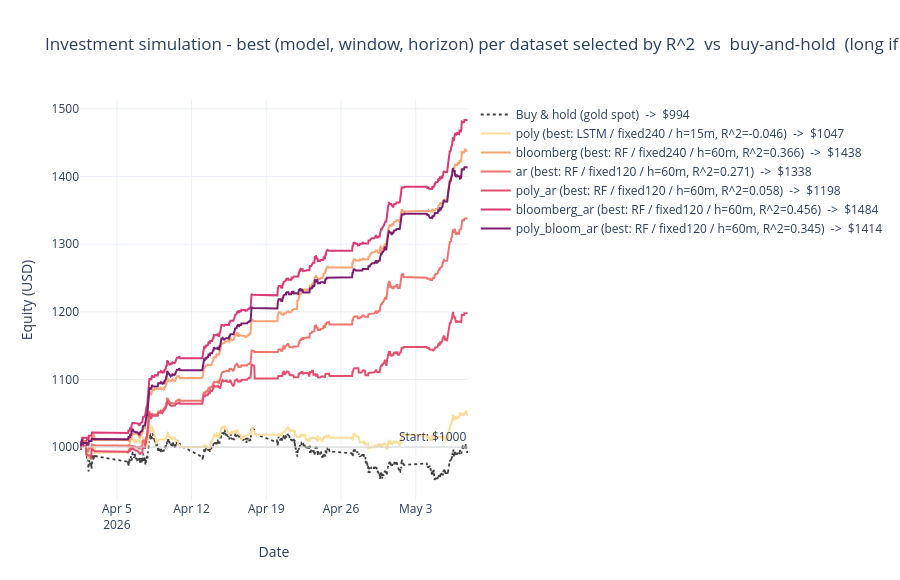

This figure's notebook cell:
### Markdown cell above
## Graph 12 - Investment simulation: equity curves vs buy-and-hold

Ports the long/flat backtester from `Model_Case_Scenario.ipynb` Cell 8. For each available `(dataset, model, window)` at the chosen horizon, the simulator decides once every `horizon_min / BAR_MINUTES` bars: long if `y_pred > 0`, otherwise flat. Equity = `starting_cash * exp(cumsum(position * realised_logret))`. Buy-and-hold is the same realised return stream with `position = 1` at every step.

Only the top-N strategies by terminal value are plotted to keep the chart legible; the rest live in `g12_summary_df` below.

### Code cell
# %% -- GRAPH 12 : INVESTMENT SIMULATION (Plotly equity curves) -------
# Selection rule: for each dataset, pick the (model, window, horizon)
# combination with the highest out-of-sample R^2 across ALL horizons --
# i.e. the best architecture AND best forecast horizon for that dataset --
# subject to the constraint that a predictions.csv sidecar exists on disk
# (so we have an actual y_pred time series to drive the long/flat policy).
# Then simulate each combo with stride = horizon // BAR_MINUTES.
G12_STARTING_CASH = 1000.0


def _simulate_strategy(
    timestamps, y_pred, gold_close, stride,
    starting_cash=1000.0,
):
    """Port of Model_Case_Scenario.simulate_strategy (long/flat, fixed stride)."""
    timestamps = pd.DatetimeIndex(timestamps)
    y_pred = np.asarray(y_pred, dtype=float)
    n = len(timestamps)
    decision_idx = np.arange(0, n - stride, stride, dtype=int)
    if len(decision_idx) == 0:
        raise ValueError(f'Not enough timestamps ({n}) for stride={stride}')
    decision_times = timestamps[decision_idx]
    next_times     = timestamps[decision_idx + stride]
    decision_preds = y_pred[decision_idx]

    closes      = gold_close.reindex(decision_times).to_numpy(dtype=float)
    closes_next = gold_close.reindex(next_times).to_numpy(dtype=float)
    valid = ~(np.isnan(closes) | np.isnan(closes_next))
    if not valid.all():
        decision_times = decision_times[valid]
        next_times     = next_times[valid]
        decision_preds = decision_preds[valid]
        closes         = closes[valid]
        closes_next    = closes_next[valid]

    realised  = np.log(closes_next) - np.log(closes)
    positions = (decision_preds > 0).astype(int)

    strategy_logrets = positions * realised
    equity_strategy  = starting_cash * np.exp(np.cumsum(strategy_logrets))
    return {
        'decision_times':  decision_times,
        'equity_strategy': equity_strategy,
        'terminal':        float(equity_strategy[-1]),
        'positions':       positions,
        'n_trades':        int((np.diff(np.concatenate(([0], positions))) != 0).sum()),
        'pct_time_long':   float(positions.mean()),
    }


if (not PREDICTION_FILES) or ALL_SUMMARY.empty:
    print('No prediction sidecars or summary data -> skipping Graph 12.')
    g12_summary_df = pd.DataFrame()
else:
    _gold_close = gold['gold_close'].sort_index()
    _gold_close = _gold_close[~_gold_close.index.duplicated(keep='last')]

    # --- Per-dataset: best (model, window, horizon) by R^2 with a predictions.csv ---
    _all_valid = ALL_SUMMARY.dropna(subset=['r2'])
    _best_per_dataset = {}
    _missing_datasets = []
    _datasets_seen = [d for d in CANONICAL_DATASET_ORDER if d in set(_all_valid['dataset'])]
    for extra in sorted(set(_all_valid['dataset']) - set(_datasets_seen)):
        _datasets_seen.append(extra)

    for ds in _datasets_seen:
        _rows_ds = (
            _all_valid[_all_valid['dataset'] == ds]
            .sort_values('r2', ascending=False, kind='stable')
        )
        for _, _r in _rows_ds.iterrows():
            _h_this = int(_r['horizon_min'])
            _k = (str(_r['model']), str(_r['window']), str(_r['dataset']), _h_this)
            _p = PREDICTION_FILES.get(_k)
            if _p is None:
                continue
            _best_per_dataset[ds] = {
                'model':   _r['model'],
                'window':  _r['window'],
                'horizon': _h_this,
                'r2':      float(_r['r2']),
                'dir_acc': float(_r['dir_acc']) if pd.notna(_r['dir_acc']) else float('nan'),
                'path':    _p,
            }
            break
        else:
            _missing_datasets.append(ds)

    if _missing_datasets:
        print(
            f'  [info] No (model, window, horizon) with predictions.csv for: '
            f'{_missing_datasets}.  They will be omitted from Graph 12.'
        )

    if not _best_per_dataset:
        print('  [warn] No usable strategies -> skipping Graph 12.')
        g12_summary_df = pd.DataFrame()
    else:
        _sims = {}
        _rows = []
        for ds, info in _best_per_dataset.items():
            try:
                df_pred = pd.read_csv(
                    info['path'], parse_dates=['timestamp']
                ).sort_values('timestamp')
            except Exception as exc:
                print(f'  [warn] could not read {info["path"].name}: {exc}')
                continue
            y_pred = df_pred['y_pred'].to_numpy()
            stride = max(1, info['horizon'] // BAR_MINUTES)
            try:
                sim = _simulate_strategy(
                    df_pred['timestamp'].tolist(), y_pred, _gold_close,
                    stride, starting_cash=G12_STARTING_CASH,
                )
            except Exception as exc:
                print(
                    f'  [warn] sim failed for {ds}/{info["model"]}/'
                    f'{info["window"]}/h={info["horizon"]}: {exc}'
                )
                continue
            _sims[ds] = sim
            _rows.append({
                'dataset':       ds,
                'model':         info['model'],
                'window':        info['window'],
                'horizon_min':   info['horizon'],
                'r2':            info['r2'],
                'dir_acc':       info['dir_acc'],
                'terminal':      sim['terminal'],
                'total_return':  sim['terminal'] / G12_STARTING_CASH - 1,
                'n_trades':      sim['n_trades'],
                'pct_time_long': sim['pct_time_long'],
            })

        g12_summary_df = (
            pd.DataFrame(_rows)
            .sort_values('terminal', ascending=False)
            .reset_index(drop=True)
        )

        if not _sims:
            print('No simulations produced results -> skipping Graph 12.')
        else:
            # --- Buy-and-hold derived directly from gold prices ----------
            # Textbook B&H: buy at start of the union test window, hold to
            # end. Stride-independent so it does not depend on which model
            # 'happened to' have the widest decision-time set.
            _t_start = min(sim['decision_times'][0]  for sim in _sims.values())
            _t_end   = max(sim['decision_times'][-1] for sim in _sims.values())
            _bh_prices = _gold_close.loc[
                (_gold_close.index >= _t_start) & (_gold_close.index <= _t_end)
            ].dropna()
            if not _bh_prices.empty and _bh_prices.iloc[0] > 0:
                _bh_times  = _bh_prices.index
                _bh_equity = G12_STARTING_CASH * (
                    _bh_prices.values / float(_bh_prices.iloc[0])
                )
            else:
                _bh_times  = None
                _bh_equity = None
                print('  [warn] Could not build B&H curve from gold prices.')

            fig_g12 = go.Figure()
            if _bh_equity is not None:
                fig_g12.add_trace(go.Scatter(
                    x=_bh_times, y=_bh_equity,
                    mode='lines',
                    name=f'Buy &amp; hold (gold spot)  ->  ${_bh_equity[-1]:.0f}',
                    line=dict(color='black', dash='dot', width=1.8),
                    opacity=0.75,
                ))

            _ordered_ds = [d for d in CANONICAL_DATASET_ORDER if d in _sims]
            for extra in sorted(set(_sims) - set(_ordered_ds)):
                _ordered_ds.append(extra)

            _colors = palette_colors(max(2, len(_ordered_ds)))
            for color, ds in zip(_colors, _ordered_ds):
                sim = _sims[ds]
                info = _best_per_dataset[ds]
                _label = (
                    f"{_display_dataset(ds)} (best: "
                    f"{_display_model(info['model'])} / {info['window']} / "
                    f"h={info['horizon']}m, R^2={info['r2']:.3f})  ->  "
                    f"${sim['terminal']:.0f}"
                )
                fig_g12.add_trace(go.Scatter(
                    x=sim['decision_times'], y=sim['equity_strategy'],
                    mode='lines', name=_label,
                    line=dict(color=color, width=2),
                ))

            fig_g12.add_hline(
                y=G12_STARTING_CASH, line_color='lightgray', line_width=1,
                annotation_text=f'Start: ${G12_STARTING_CASH:.0f}',
            )
            fig_g12.update_layout(
                title=(
                    'Investment simulation - best (model, window, horizon) per '
                    'dataset selected by R^2  vs  buy-and-hold  '
                    '(long if y_pred > 0, else flat, '
                    f'start ${G12_STARTING_CASH:.0f})'
                ),
                xaxis_title='Date',
                yaxis_title='Equity (USD)',
                height=580, hovermode='x unified',
            )
            fig_g12.show()

            print(
                '\nBest strategy per dataset (selected by R^2, '
                'searched across all horizons):'
            )
            with pd.option_context('display.float_format', '{:,.4f}'.format):
                print(g12_summary_df.to_string(index=False))
            print(
                '\nNote: a model with low / negative R^2 can still backtest above '
                'B&H if (a) gold rose over the sample and pct_time_long is around '
                '0.5 (passive half-stake captures roughly half the B&H gain), or '
                '(b) the long/flat rule only uses the SIGN of y_pred and ignores '
                'magnitude errors that R^2 punishes most. Inspect the '
                '`pct_time_long`, `n_trades`, and `dir_acc` columns above to '
                'sanity-check.'
            )

### Figure 1 — Plotly figure (JSON) as saved in the notebook; plotly's stock layout.template omitted (floating-point values rounded to 4 significant figures; data arrays with more than 128 entries replaced by an {"elided": "..."} marker saying what was removed)
{"data": [{"line": {"color": "black", "dash": "dot", "width": 1.8}, "mode": "lines", "name": "Buy &amp; hold (gold spot)  ->  $994", "opacity": 0.75, "type": "scatter", "x": {"elided": "7009 str values"}, "y": {"elided": "7009 float values"}}, {"line": {"color": "#fcde9c", "width": 2}, "mode": "lines", "name": "poly (best: LSTM / fixed240 / h=15m, R^2=-0.046)  ->  $1047", "type": "scatter", "x": {"elided": "2297 str values"}, "y": {"elided": "2297 float values"}}, {"line": {"color": "#faa476", "width": 2}, "mode": "lines", "name": "bloomberg (best: RF / fixed240 / h=60m, R^2=0.366)  ->  $1438", "type": "scatter", "x": {"elided": "574 str values"}, "y": {"elided": "574 float values"}}, {"line": {"color": "#f0746e", "width": 2}, "mode": "lines", "name": "ar (best: RF / fixed120 / h=60m, R^2=0.271)  ->  $1338", "type": "scatter", "x": {"elided": "584 str values"}, "y": {"elided": "584 float values"}}, {"line": {"color": "#e34f6f", "width": 2}, "mode": "lines", "name": "poly_ar (best: RF / fixed120 / h=60m, R^2=0.058)  ->  $1198", "type": "scatter", "x": {"elided": "584 str values"}, "y": {"elided": "584 float values"}}, {"line": {"color": "#dc3977", "width": 2}, "mode": "lines", "name": "bloomberg_ar (best: RF / fixed120 / h=60m, R^2=0.456)  ->  $1484", "type": "scatter", "x": {"elided": "584 str values"}, "y": {"elided": "584 float values"}}, {"line": {"color": "#7c1d6f", "width": 2}, "mode": "lines", "name": "poly_bloom_ar (best: RF / fixed120 / h=60m, R^2=0.345)  ->  $1414", "type": "scatter", "x": {"elided": "584 str values"}, "y": {"elided": "584 float values"}}], "layout": {"annotations": [{"showarrow": false, "text": "Start: $1000", "x": 1, "xanchor": "right", "xref": "x domain", "y": 1000, "yanchor": "bottom", "yref": "y"}], "height": 580, "hovermode": "x unified", "shapes": [{"line": {"color": "lightgray", "width": 1}, "type": "line", "x0": 0, "x1": 1, "xref": "x domain", "y0": 1000, "y1": 1000, "yref": "y"}], "title": {"text": "Investment simulation - best (model, window, horizon) per dataset selected by R^2  vs  buy-and-hold  (long if y_pred > 0, else flat, start $1000)"}, "xaxis": {"title": {"text": "Date"}}, "yaxis": {"title": {"text": "Equity (USD)"}}}}
